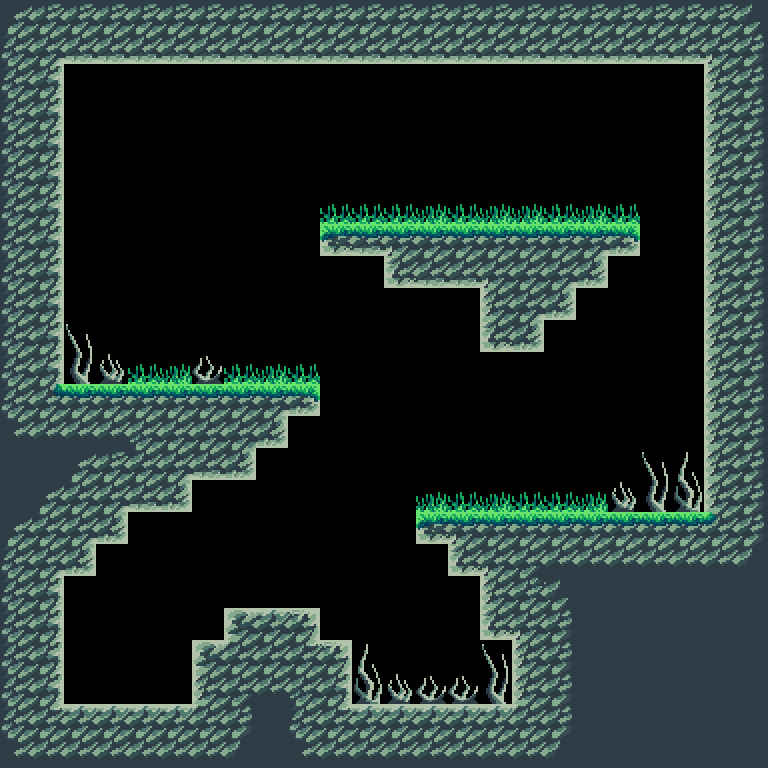

A 2D game scene composited from a Tiled map and its tileset images. What follows is a short description and the map's XML, with every tile layer's data as written:
An orthogonal 24x24 tile map with 32x32 px tiles, 1 tile layer (ground) and 15 objects (5x star, playerSpawn).

<map version="1.5" tiledversion="1.7.2" orientation="orthogonal" renderorder="right-down" width="24" height="24" tilewidth="32" tileheight="32" infinite="0" nextlayerid="4" nextobjectid="16">
 <tileset firstgid="1" name="ForestTilesetNew" tilewidth="32" tileheight="32" tilecount="85" columns="17">
  <image source="../assets/ForestTilesetNew.png" width="544" height="160" />
  <tile id="0">
   <properties>
    <property name="collides" type="bool" value="true" />
   </properties>
  </tile>
  <tile id="1">
   <properties>
    <property name="collides" type="bool" value="true" />
   </properties>
  </tile>
  <tile id="2">
   <properties>
    <property name="collides" type="bool" value="true" />
   </properties>
  </tile>
  <tile id="3">
   <properties>
    <property name="collides" type="bool" value="true" />
   </properties>
  </tile>
  <tile id="4">
   <properties>
    <property name="collides" type="bool" value="true" />
   </properties>
  </tile>
  <tile id="5">
   <properties>
    <property name="collides" type="bool" value="true" />
   </properties>
  </tile>
  <tile id="6">
   <properties>
    <property name="collides" type="bool" value="true" />
   </properties>
  </tile>
  <tile id="7">
   <properties>
    <property name="collides" type="bool" value="true" />
   </properties>
  </tile>
  <tile id="8">
   <properties>
    <property name="collides" type="bool" value="true" />
   </properties>
  </tile>
  <tile id="9">
   <properties>
    <property name="collides" type="bool" value="true" />
   </properties>
  </tile>
  <tile id="10">
   <properties>
    <property name="collides" type="bool" value="true" />
   </properties>
  </tile>
  <tile id="11">
   <properties>
    <property name="collides" type="bool" value="true" />
   </properties>
  </tile>
  <tile id="12">
   <properties>
    <property name="collides" type="bool" value="true" />
   </properties>
  </tile>
  <tile id="13">
   <properties>
    <property name="collides" type="bool" value="true" />
   </properties>
  </tile>
  <tile id="14">
   <properties>
    <property name="collides" type="bool" value="true" />
   </properties>
  </tile>
  <tile id="17">
   <properties>
    <property name="collides" type="bool" value="true" />
   </properties>
  </tile>
  <tile id="18">
   <properties>
    <property name="collides" type="bool" value="true" />
   </properties>
  </tile>
  <tile id="19">
   <properties>
    <property name="collides" type="bool" value="true" />
   </properties>
  </tile>
  <tile id="20">
   <properties>
    <property name="collides" type="bool" value="true" />
   </properties>
  </tile>
  <tile id="21">
   <properties>
    <property name="collides" type="bool" value="true" />
   </properties>
  </tile>
  <tile id="22">
   <properties>
    <property name="collides" type="bool" value="true" />
   </properties>
  </tile>
  <tile id="23">
   <properties>
    <property name="collides" type="bool" value="true" />
   </properties>
  </tile>
  <tile id="24">
   <properties>
    <property name="collides" type="bool" value="true" />
   </properties>
  </tile>
  <tile id="25">
   <properties>
    <property name="collides" type="bool" value="true" />
   </properties>
  </tile>
  <tile id="26">
   <properties>
    <property name="collides" type="bool" value="true" />
   </properties>
  </tile>
  <tile id="27">
   <properties>
    <property name="collides" type="bool" value="true" />
   </properties>
  </tile>
  <tile id="28">
   <properties>
    <property name="collides" type="bool" value="true" />
   </properties>
  </tile>
  <tile id="29">
   <properties>
    <property name="collides" type="bool" value="true" />
   </properties>
  </tile>
  <tile id="30">
   <properties>
    <property name="collides" type="bool" value="true" />
   </properties>
  </tile>
  <tile id="31">
   <properties>
    <property name="collides" type="bool" value="false" />
   </properties>
  </tile>
  <tile id="34">
   <properties>
    <property name="collides" type="bool" value="true" />
   </properties>
  </tile>
  <tile id="35">
   <properties>
    <property name="collides" type="bool" value="true" />
   </properties>
  </tile>
  <tile id="36">
   <properties>
    <property name="collides" type="bool" value="true" />
   </properties>
  </tile>
  <tile id="37">
   <properties>
    <property name="collides" type="bool" value="true" />
   </properties>
  </tile>
  <tile id="38">
   <properties>
    <property name="collides" type="bool" value="true" />
   </properties>
  </tile>
  <tile id="39">
   <properties>
    <property name="collides" type="bool" value="true" />
   </properties>
  </tile>
  <tile id="40">
   <properties>
    <property name="collides" type="bool" value="true" />
   </properties>
  </tile>
  <tile id="41">
   <properties>
    <property name="collides" type="bool" value="true" />
   </properties>
  </tile>
  <tile id="42">
   <properties>
    <property name="collides" type="bool" value="true" />
   </properties>
  </tile>
  <tile id="43">
   <properties>
    <property name="collides" type="bool" value="true" />
   </properties>
  </tile>
  <tile id="44">
   <properties>
    <property name="collides" type="bool" value="true" />
   </properties>
  </tile>
  <tile id="45">
   <properties>
    <property name="collides" type="bool" value="true" />
   </properties>
  </tile>
  <tile id="46">
   <properties>
    <property name="collides" type="bool" value="true" />
   </properties>
  </tile>
  <tile id="47">
   <properties>
    <property name="collides" type="bool" value="true" />
   </properties>
  </tile>
  <tile id="48">
   <properties>
    <property name="collides" type="bool" value="false" />
   </properties>
  </tile>
  <tile id="51">
   <properties>
    <property name="collides" type="bool" value="true" />
   </properties>
  </tile>
  <tile id="52">
   <properties>
    <property name="collides" type="bool" value="true" />
   </properties>
  </tile>
  <tile id="53">
   <properties>
    <property name="collides" type="bool" value="true" />
   </properties>
  </tile>
  <tile id="54">
   <properties>
    <property name="collides" type="bool" value="true" />
   </properties>
  </tile>
  <tile id="55">
   <properties>
    <property name="collides" type="bool" value="true" />
   </properties>
  </tile>
  <tile id="56">
   <properties>
    <property name="collides" type="bool" value="true" />
   </properties>
  </tile>
  <tile id="57">
   <properties>
    <property name="collides" type="bool" value="true" />
   </properties>
  </tile>
  <tile id="58">
   <properties>
    <property name="collides" type="bool" value="true" />
   </properties>
  </tile>
  <tile id="59">
   <properties>
    <property name="collides" type="bool" value="true" />
   </properties>
  </tile>
  <tile id="60">
   <properties>
    <property name="collides" type="bool" value="true" />
   </properties>
  </tile>
  <tile id="61">
   <properties>
    <property name="collides" type="bool" value="true" />
   </properties>
  </tile>
  <tile id="62">
   <properties>
    <property name="collides" type="bool" value="true" />
   </properties>
  </tile>
  <tile id="63">
   <properties>
    <property name="collides" type="bool" value="true" />
   </properties>
  </tile>
  <tile id="64">
   <properties>
    <property name="collides" type="bool" value="true" />
   </properties>
  </tile>
  <tile id="65">
   <properties>
    <property name="collides" type="bool" value="true" />
   </properties>
  </tile>
  <tile id="68">
   <properties>
    <property name="collides" type="bool" value="true" />
   </properties>
  </tile>
  <tile id="69">
   <properties>
    <property name="collides" type="bool" value="true" />
   </properties>
  </tile>
  <tile id="70">
   <properties>
    <property name="collides" type="bool" value="true" />
   </properties>
  </tile>
  <tile id="71">
   <properties>
    <property name="collides" type="bool" value="true" />
   </properties>
  </tile>
  <tile id="72">
   <properties>
    <property name="collides" type="bool" value="true" />
   </properties>
  </tile>
  <tile id="73">
   <properties>
    <property name="collides" type="bool" value="true" />
   </properties>
  </tile>
  <tile id="74">
   <properties>
    <property name="collides" type="bool" value="true" />
   </properties>
  </tile>
  <tile id="75">
   <properties>
    <property name="collides" type="bool" value="true" />
   </properties>
  </tile>
  <tile id="76">
   <properties>
    <property name="collides" type="bool" value="true" />
   </properties>
  </tile>
  <tile id="77">
   <properties>
    <property name="collides" type="bool" value="true" />
   </properties>
  </tile>
  <tile id="78">
   <properties>
    <property name="collides" type="bool" value="true" />
   </properties>
  </tile>
  <tile id="79">
   <properties>
    <property name="collides" type="bool" value="true" />
   </properties>
  </tile>
  <tile id="80">
   <properties>
    <property name="collides" type="bool" value="true" />
   </properties>
  </tile>
  <tile id="81">
   <properties>
    <property name="collides" type="bool" value="true" />
   </properties>
  </tile>
  <tile id="82">
   <properties>
    <property name="collides" type="bool" value="true" />
   </properties>
  </tile>
 </tileset>
 <layer id="1" name="ground" width="24" height="24">
  <data encoding="csv">
16,47,47,47,47,47,47,47,47,47,47,47,47,47,47,47,47,47,47,47,47,47,47,17,
31,5,44,44,44,44,44,44,44,44,44,44,44,44,44,44,44,44,44,44,44,44,6,29,
31,28,0,0,0,0,0,0,0,0,0,0,0,0,0,0,0,0,0,0,0,0,26,29,
31,28,0,0,0,0,0,0,0,0,0,0,0,0,0,0,0,0,0,0,0,0,26,29,
31,28,0,0,0,0,0,0,0,0,0,0,0,0,0,0,0,0,0,0,0,0,26,29,
31,28,0,0,0,0,0,0,0,0,0,0,0,0,0,0,0,0,0,0,0,0,26,29,
31,28,0,0,0,0,0,0,0,0,49,49,49,32,49,32,32,49,32,49,0,0,26,29,
31,28,0,0,0,0,0,0,0,0,60,61,74,78,78,78,78,78,73,62,0,0,26,29,
31,28,0,0,0,0,0,0,0,0,0,0,43,44,44,6,27,5,45,0,0,0,26,29,
31,28,0,0,0,0,0,0,0,0,0,0,0,0,0,26,5,45,0,0,0,0,26,29,
31,28,50,0,0,0,0,0,0,0,0,0,0,0,0,43,45,0,0,0,0,0,26,29,
31,28,67,85,49,32,84,49,32,49,0,0,0,0,0,0,0,0,0,0,0,0,26,29,
31,65,78,78,78,78,78,78,73,62,0,0,0,0,0,0,0,0,0,0,0,0,26,29,
33,13,13,13,14,27,27,27,45,0,0,0,0,0,0,0,0,0,0,0,0,0,26,29,
30,30,16,47,48,5,44,45,0,0,0,0,0,0,0,0,0,0,0,0,50,51,26,29,
30,16,48,5,44,45,0,0,0,0,0,0,0,32,49,32,49,49,32,85,67,68,26,29,
16,48,5,45,0,0,0,0,0,0,0,0,0,60,74,78,78,78,78,78,78,78,66,29,
31,5,45,0,0,0,0,0,0,0,0,0,0,0,43,6,12,13,13,13,13,13,13,34,
31,28,0,0,0,0,0,0,0,0,0,0,0,0,0,26,46,17,30,30,30,30,30,19,
31,28,0,0,0,0,0,9,10,11,0,0,0,0,0,43,6,29,30,30,30,30,30,19,
31,28,0,0,0,0,9,23,27,22,11,51,0,0,0,50,26,29,30,30,30,30,30,19,
31,28,0,0,0,0,26,12,13,14,28,68,85,84,84,67,26,29,30,30,30,30,30,19,
31,22,10,10,10,10,23,29,30,31,22,10,10,10,10,10,23,29,30,30,30,30,30,19,
33,13,13,13,13,13,13,34,19,33,13,13,13,13,13,13,13,34,19,19,19,19,19,19
</data>
 </layer>
 <objectgroup id="2" name="objects">
  <object id="1" name="playerSpawn" x="126.667" y="665.333" />
  <object id="2" name="star" x="430.667" y="653.333" />
  <object id="3" name="star" x="402.667" y="392" />
  <object id="4" name="star" x="478.667" y="144" />
  <object id="5" name="star" x="138.667" y="162.667" />
  <object id="6" name="star" x="670.667" y="273.333" />
 </objectgroup>
 <objectgroup id="3" name="obstacles">
  <object id="7" x="66" y="323" width="27" height="60.5" />
  <object id="8" x="97.5" y="353.5" width="28.5" height="30" />
  <object id="9" x="192" y="355.5" width="31" height="28" />
  <object id="10" x="354.5" y="645" width="27.5" height="58.5" />
  <object id="11" x="481.5" y="642.5" width="29" height="60.5" />
  <object id="12" x="385" y="674" width="94" height="29" />
  <object id="13" x="641.5" y="450.5" width="29.5" height="60.5" />
  <object id="14" x="674.5" y="452" width="27" height="59.5" />
  <object id="15" x="610" y="482.5" width="27.5" height="29" />
 </objectgroup>
</map>
